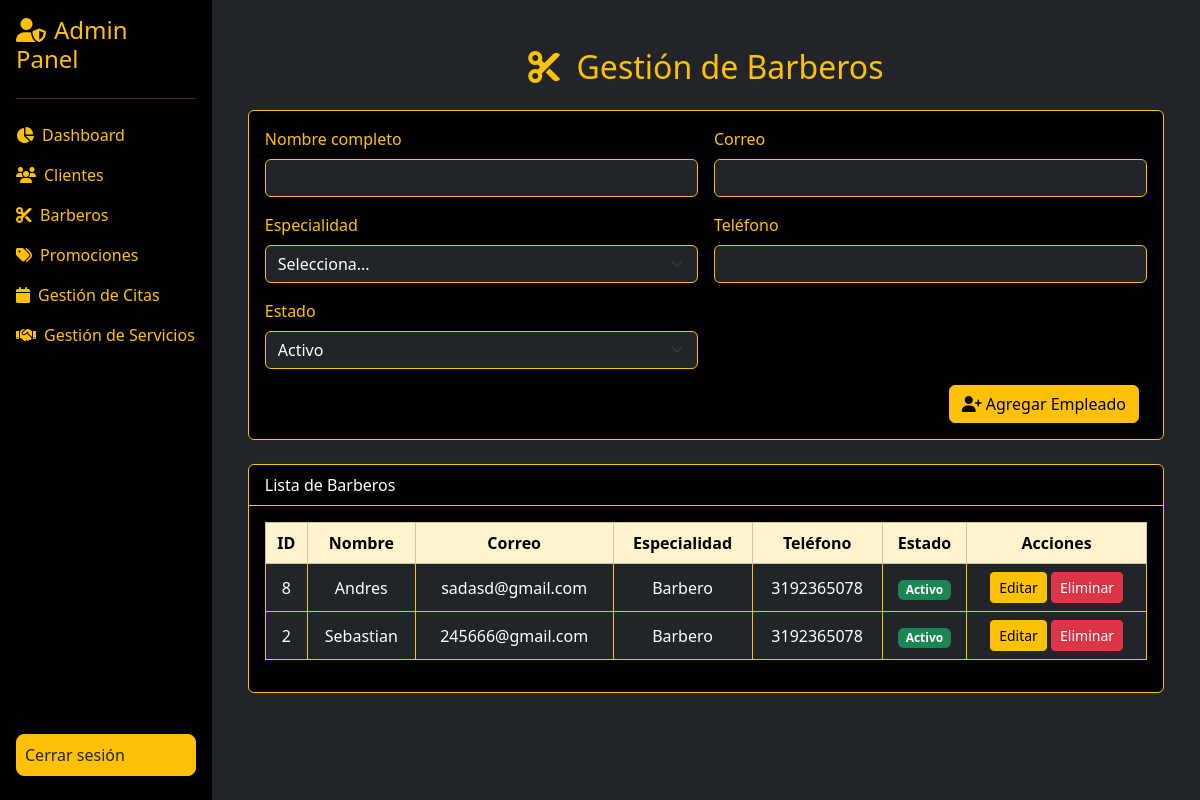
Before: /panel/empleados (signed in) with the older database file.
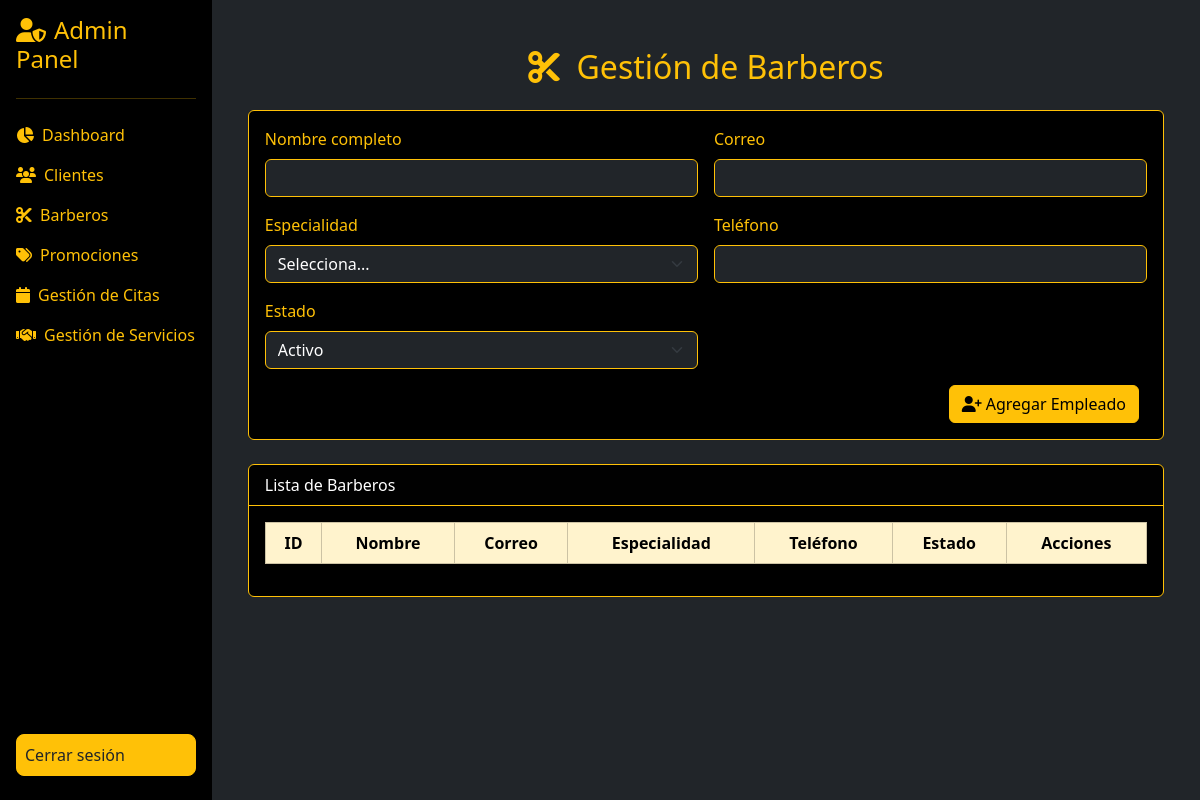
After: the same page with the newer database file.
### tables this page shows
CREATE TABLE `empleados` (
  `id_empleado` int(11) NOT NULL,
  `nombre` varchar(100) NOT NULL,
  `correo` varchar(100) NOT NULL,
  `especialidad` varchar(100) DEFAULT NULL,
  `telefono` varchar(20) DEFAULT NULL,
  `estado` varchar(20) DEFAULT 'Activo'
);

### app/modulos/barberos/controlador.php (called while the page is built, shortened)
<?php
require_once __DIR__ . "/modelo.php";
class BarberosController {
    private $empleado;
    public function __construct() {
        $this->empleado = new Empleado();
    }
    public function index(): void {
        $stmt = $this->empleado->leerTodos();
        require __DIR__ . "/vista/barberos.php";
    }
}

### app/panel/controlador.php (called while the page is built, shortened)
<?php
class PanelController {
    public function index(string $subRoute = "", string $id = "", string $accion = ""): void {
        require __DIR__ . "/vista/layout.php";
    }
}

### index.php (called while the page is built, shortened)
<?php
$requestUri = $_SERVER['REQUEST_URI'];
$basePath = "/barber";
$route = str_replace($basePath, "", $requestUri);
$route = trim($route, "/");
$router = new Router();
$router->handle($route);
?>

### app/config/Database.php (called while the page is built, shortened)
<?php
class Database {
    private $host = "localhost";
    private $db_name = "style_barber";
    private $username = "root";
    private $password = "";
    private $conn;
    public function __construct() {
        try {
            $this->conn = new PDO(
                "mysql:host={$this->host};dbname={$this->db_name};charset=utf8",
                $this->username,
                $this->password
            );
            $this->conn->setAttribute(PDO::ATTR_ERRMODE, PDO::ERRMODE_EXCEPTION);
        } catch (PDOException $e) {
            die(json_encode([
                "success" => false,
                "message" => "Error de conexión: " . $e->getMessage()
            ]));
        }
    }
    public function getConnection(): PDO {
        return $this->conn;
    }
}
?>

### app/modulos/barberos/modelo.php (called while the page is built, shortened)
<?php
require_once __DIR__ . "/../../config/Database.php";
class Empleado {
    private $conn;
    private $table = "empleados";
    public function __construct() {
        $db = new Database();
        $this->conn = $db->getConnection();
    }
    public function leerTodos(): array {
        $sql = "SELECT * FROM {$this->table} ORDER BY nombre ASC";
        $stmt = $this->conn->query($sql);
        return $stmt->fetchAll(PDO::FETCH_ASSOC);
    }
}

### app/modulos/barberos/vista/barberos.php (the view, shortened to what the changed rows need)
<div class="container mt-4">
  <h2 class="mb-4 text-warning text-center">
    <i class="fas fa-scissors me-2"></i> Gestión de Barberos
  </h2>
  <div class="card bg-black border-warning">
      <div class="card-body">
        <div class="table-responsive">
          <table class="table table-dark table-bordered border-warning align-middle text-center">
            <thead class="table-warning text-dark">
              <tr>
                <th>ID</th>
                <th>Nombre</th>
                <th>Correo</th>
                <th>Especialidad</th>
                <th>Teléfono</th>
                <th>Estado</th>
                <th>Acciones</th>
              </tr>
            </thead>
             <tbody>
              <?php foreach ($stmt as $row): ?>
                <tr>
                  <td><?= $row['id_empleado'] ?></td>
                  <td><?= htmlspecialchars($row['nombre']) ?></td>
                  <td><?= htmlspecialchars($row['correo']) ?></td>
                  <td><?= htmlspecialchars($row['especialidad']) ?></td>
                  <td><?= htmlspecialchars($row['telefono']) ?></td>
                  <td>
                    <span class="badge <?= $row['estado'] == 'activo' ? 'bg-success' : 'bg-danger' ?>">
                      <?= ucfirst($row['estado']) ?>
                    </span>
                  </td>
                  <td>
                    <a href="/barber/panel/empleados/<?= $row['id_empleado'] ?>/editar" class="btn btn-sm btn-warning">Editar</a>
                    <a href="/barber/panel/empleados/<?= $row['id_empleado'] ?>/eliminar" class="btn btn-sm btn-danger" onclick="return confirm('¿Eliminar este empleado?')">Eliminar</a>
                  </td>
                </tr>
              <?php endforeach; ?>
            </tbody>
          </table>
        </div>
      </div>
    </div>
</div>

Changed rows visible on the page:
removed empleados: id_empleado "8", nombre "Andres", correo "sadasd@gmail.com", especialidad "Barbero", telefono "3192365078", estado "Activo"
removed empleados: id_empleado "2", nombre "Sebastian", correo "245666@gmail.com", especialidad "Barbero", telefono "3192365078", estado "Activo"
